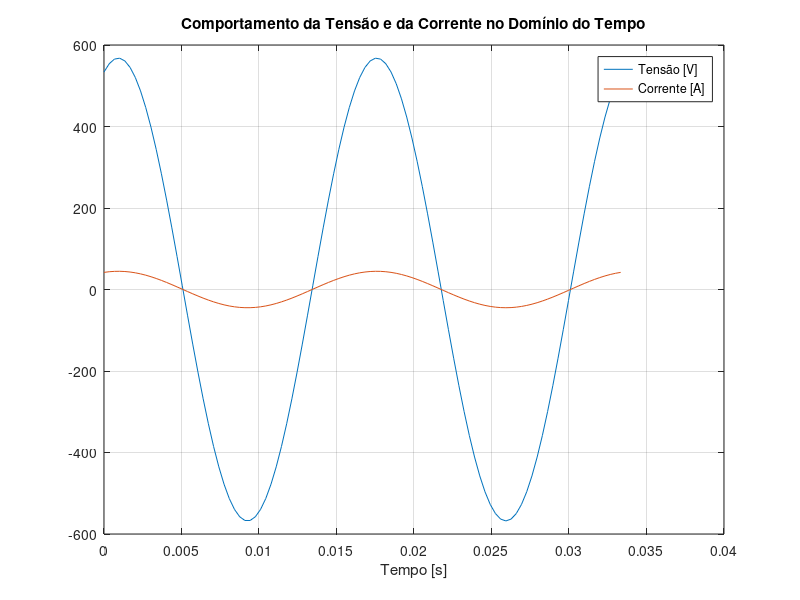
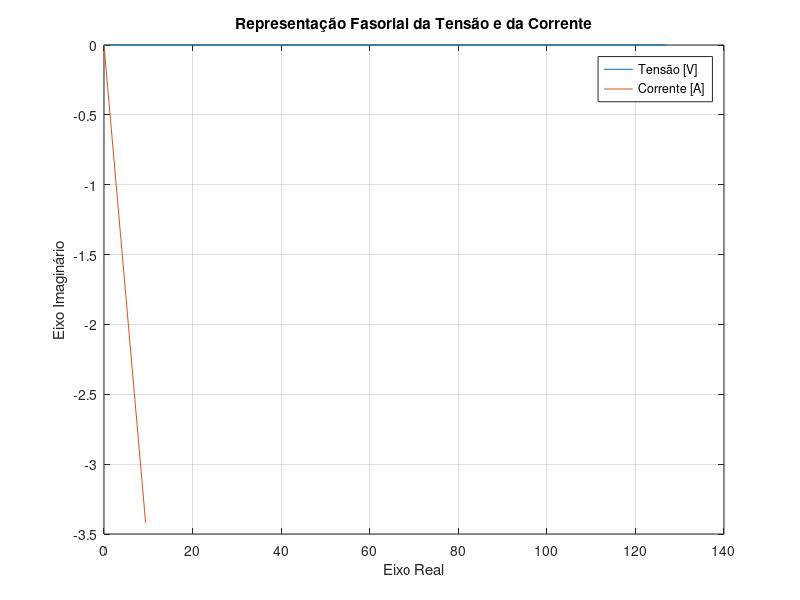

MATLAB code for these plots, in order:
# dados fornecidos na questão
fase = -20; vrms = 127; irms = 10;

# definindo a tensão e a corrente no domínio fasorial
v_f = vrms*exp(i*(0/180*pi));
i_f = irms*exp(i*(fase/180*pi));

# definindo os limites de tempo para a plotagem no domínio do tempo
t = linspace(0, 2/60, 100);

# defindo a frequência angular
w = 2*pi*60;

# definindo a tensão e a corrente no domínio do tempo
v_t = vrms * sqrt(20) * cos(w*t + fase/180*pi);
i_t = irms * sqrt(20) * cos(w*t + fase/180*pi);

# plotando os gráficos da tensão e da corrente no domínio do tempo
figure(1);
plot(t, v_t, t, i_t);
title('Comportamento da Tensão e da Corrente no Domínio do Tempo');
xlabel('Tempo [s]'); grid on;
legend('Tensão [V]', 'Corrente [A]');

# plotando os gráficos da tensão e da corrente no domínio fasorial
figure(2);
plot([0 real(v_f)],[0 imag(v_f)], [0 real(i_f)],[0 imag(i_f)]);
title('Representação Fasorial da Tensão e da Corrente');
xlabel('Eixo Real'); ylabel('Eixo Imaginário'); grid on;
legend('Tensão [V]', 'Corrente [A]');
